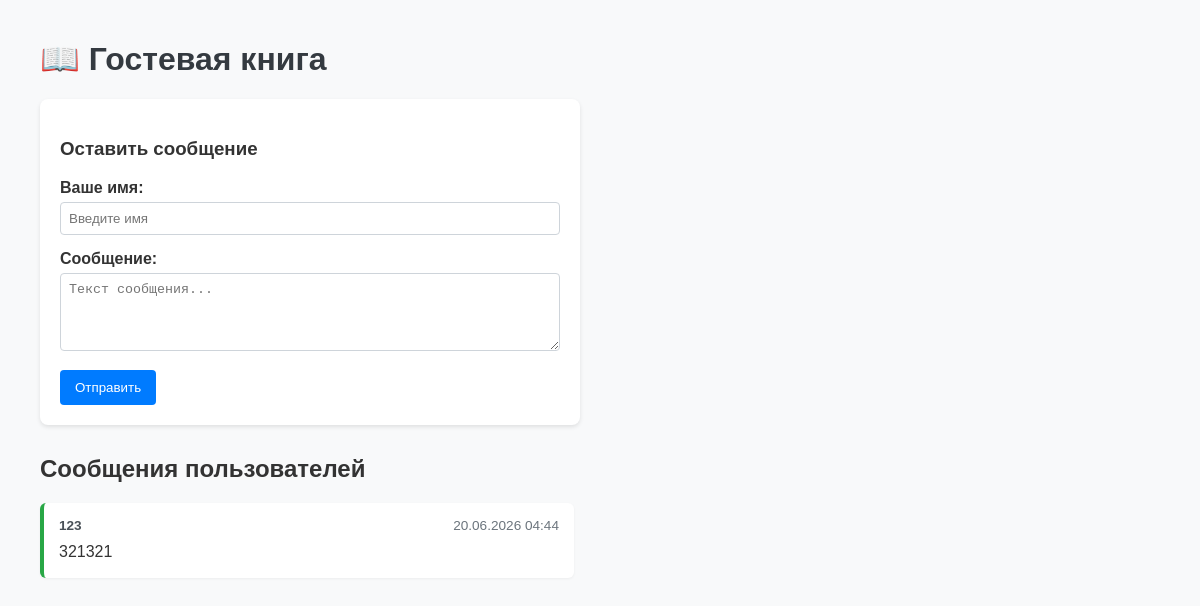
Before: / with the older database file.
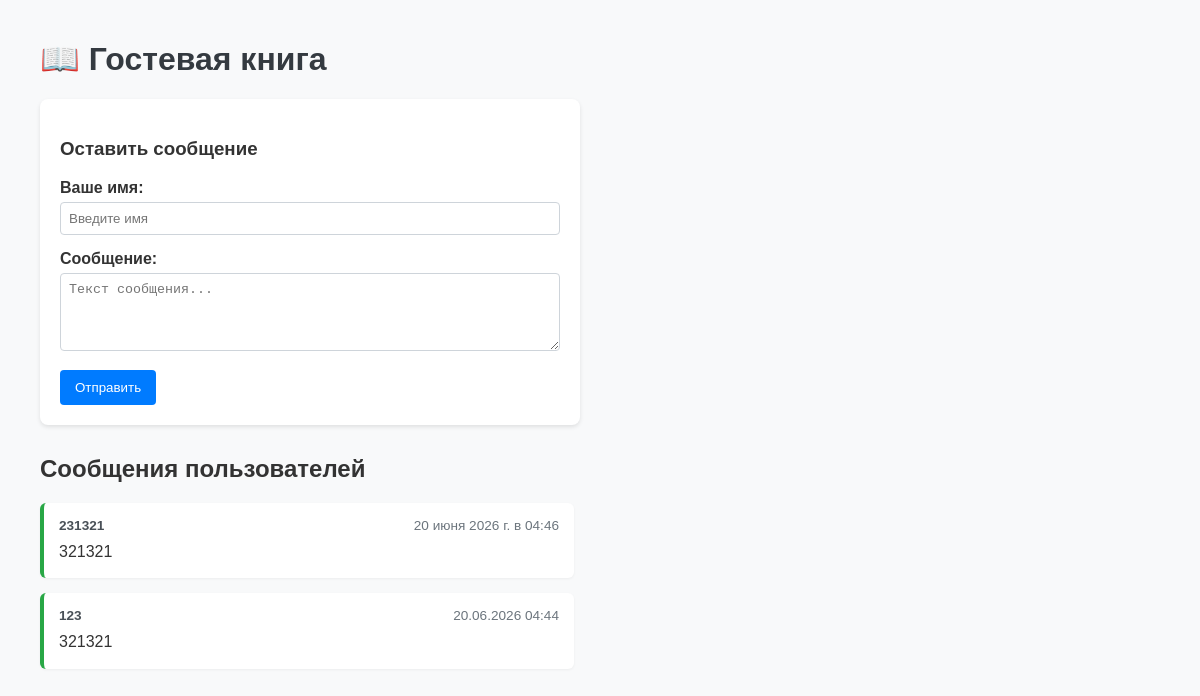
After: the same page with the newer database file.
### tables this page shows
CREATE TABLE messages (
                id INTEGER PRIMARY KEY AUTOINCREMENT,
                name TEXT NOT NULL,
                message TEXT NOT NULL,
                created_at TEXT NOT NULL
            );

### app.py (the view)
@app.route('/')
def index():
    raw_messages = database.get_all_messages()
    messages = []
    for msg in raw_messages:
        msg_dict = dict(msg)
        msg_dict['created_at'] = format_russian_date(msg_dict['created_at'])
        messages.append(msg_dict)
    error = request.args.get('error')
    old_name = request.args.get('old_name', '')
    old_message = request.args.get('old_message', '')
    return render_template('index.html', messages=messages, error=error, old_name=old_name, old_message=old_message)

### app.py (called while the page is built)
def format_russian_date(date_str):
    try:
        dt = datetime.strptime(date_str, "%Y-%m-%d %H:%M")
        months = {
            1: "января", 2: "февраля", 3: "марта", 4: "апреля",
            5: "мая", 6: "июня", 7: "июля", 8: "августа",
            9: "сентября", 10: "октября", 11: "ноября", 12: "декабря"
        }
        return f"{dt.day} {months[dt.month]} {dt.year} г. в {dt.strftime('%H:%M')}"
    except:
        return date_str # Если что-то пошло не так, вернем оригинал

### database.py (called while the page is built)
def get_db():
    conn = sqlite3.connect(DATABASE)
    conn.row_factory = sqlite3.Row
    return conn

def get_all_messages():
    with get_db() as conn:
        cursor = conn.execute('SELECT * FROM messages ORDER BY id DESC')
        return cursor.fetchall()

### templates/index.html (shortened to what this page needs)
<!DOCTYPE html>
<html lang="ru">
<head>
    <link rel="stylesheet" href="{{ url_for('static', filename='style.css') }}">
</head>
<body>
    <h1>📖 Гостевая книга</h1>
    <div class="form-box">
        <h3>Оставить сообщение</h3>
        <form action="/add" method="POST" novalidate>
            <div class="form-group">
                <label>Ваше имя:</label>
                <input type="text" name="name" value="{{ old_name }}"
                       class="{% if error and not old_name %}input-error{% endif %}"
                       placeholder="Введите имя">
            </div>
            <div class="form-group">
                <label>Сообщение:</label>
                <textarea name="message" rows="4"
                          class="{% if error and not old_message %}input-error{% endif %}"
                          placeholder="Текст сообщения...">{{ old_message }}</textarea>
            </div>
            <button type="submit" class="btn">Отправить</button>
        </form>
    </div>
    <h2>Сообщения пользователей</h2>
    <div class="messages-list">
        {% if messages %}
            {% for msg in messages %}
                <div class="msg-card">
                    <div class="msg-header">
                        <span class="msg-author">{{ msg['name'] }}</span>
                        <span>{{ msg['created_at'] }}</span>
                    </div>
                    <div class="msg-text">{{ msg['message'] }}</div>
                </div>
            {% endfor %}
        {% else %}
            <p>Пока нет сообщений. Будьте первым!</p>
        {% endif %}
    </div>
</body>
</html>

### static/style.css (style rules this page uses)
body { font-family: Arial, sans-serif; margin: 40px; background-color: #f8f9fa; color: #333; }
h1 { color: #343a40; }
.form-box { background: white; padding: 20px; border-radius: 8px; box-shadow: 0 2px 4px rgba(0,0,0,0.1); max-width: 500px; margin-bottom: 30px; }
.form-group { margin-bottom: 15px; }
.form-group label { display: block; margin-bottom: 5px; font-weight: bold; }
.form-group input, .form-group textarea { width: 100%; padding: 8px; box-sizing: border-box; border: 1px solid #ced4da; border-radius: 4px; }
.btn { background-color: #007bff; color: white; padding: 10px 15px; border: none; border-radius: 4px; cursor: pointer; }
.msg-card { background: white; padding: 15px; border-radius: 6px; box-shadow: 0 1px 3px rgba(0,0,0,0.05); max-width: 500px; margin-bottom: 15px; border-left: 4px solid #28a745; }
.msg-header { display: flex; justify-content: space-between; font-size: 0.85em; color: #6c757d; margin-bottom: 8px; }
.msg-author { font-weight: bold; color: #495057; }
.msg-text { font-size: 1em; line-height: 1.4; }

Changed rows visible on the page:
added messages: name "231321", created_at "20 июня 2026 г. в 04:46", message "321321"
